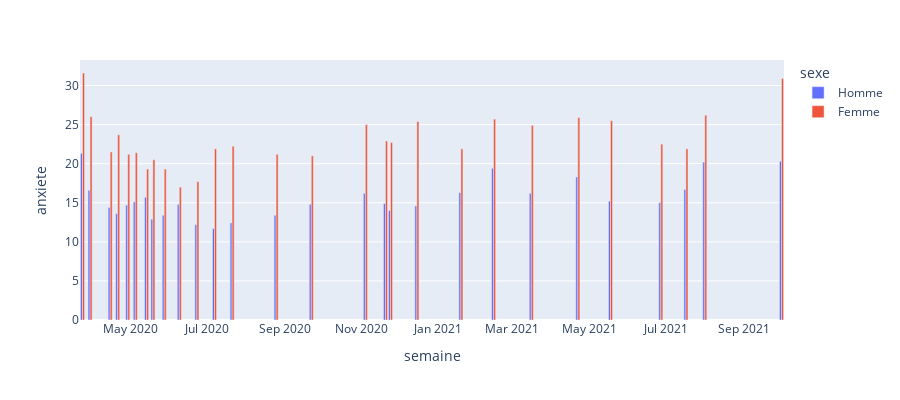

The cell this chart's notebook holds for it:
### Code cell
fig = px.bar(replaceInDf(SMparRegion), x="semaine", y="anxiete",
             color='sexe',barmode='group',height=400)
fig.show()

### Figure 1 — Plotly figure (JSON) as saved in the notebook; plotly's stock layout.template omitted (floating-point values rounded to 4 significant figures)
{"data": [{"alignmentgroup": "True", "hovertemplate": "sexe=Homme<br>semaine=%{x}<br>anxiete=%{y}<extra></extra>", "legendgroup": "Homme", "marker": {"color": "#636efa", "pattern": {"shape": ""}}, "name": "Homme", "offsetgroup": "Homme", "orientation": "v", "showlegend": true, "textposition": "auto", "type": "bar", "x": ["2020-03-24T00:00:00", "2020-03-30T00:00:00", "2020-04-15T00:00:00", "2020-04-21T00:00:00", "2020-04-29T00:00:00", "2020-05-05T00:00:00", "2020-05-14T00:00:00", "2020-05-19T00:00:00", "2020-05-28T00:00:00", "2020-06-09T00:00:00", "2020-06-23T00:00:00", "2020-07-07T00:00:00", "2020-07-21T00:00:00", "2020-08-25T00:00:00", "2020-09-22T00:00:00", "2020-11-20T00:00:00", "2020-11-04T00:00:00", "2020-11-24T00:00:00", "2020-12-15T00:00:00", "2021-01-19T00:00:00", "2021-02-14T00:00:00", "2021-03-16T00:00:00", "2021-04-22T00:00:00", "2021-05-18T00:00:00", "2021-06-27T00:00:00", "2021-07-17T00:00:00", "2021-08-01T00:00:00", "2021-10-01T00:00:00"], "xaxis": "x", "y": [21.3, 16.6, 14.4, 13.6, 14.7, 15.1, 15.7, 12.9, 13.4, 14.8, 12.2, 11.7, 12.42, 13.4, 14.8, 14.9, 16.2, 14, 14.6, 16.3, 19.4, 16.2, 18.3, 15.2, 15, 16.7, 20.2, 20.3], "yaxis": "y"}, {"alignmentgroup": "True", "hovertemplate": "sexe=Femme<br>semaine=%{x}<br>anxiete=%{y}<extra></extra>", "legendgroup": "Femme", "marker": {"color": "#EF553B", "pattern": {"shape": ""}}, "name": "Femme", "offsetgroup": "Femme", "orientation": "v", "showlegend": true, "textposition": "auto", "type": "bar", "x": ["2020-03-24T00:00:00", "2020-03-30T00:00:00", "2020-04-15T00:00:00", "2020-04-21T00:00:00", "2020-04-29T00:00:00", "2020-05-05T00:00:00", "2020-05-14T00:00:00", "2020-05-19T00:00:00", "2020-05-28T00:00:00", "2020-06-09T00:00:00", "2020-06-23T00:00:00", "2020-07-07T00:00:00", "2020-07-21T00:00:00", "2020-08-25T00:00:00", "2020-09-22T00:00:00", "2020-11-20T00:00:00", "2020-11-04T00:00:00", "2020-11-24T00:00:00", "2020-12-15T00:00:00", "2021-01-19T00:00:00", "2021-02-14T00:00:00", "2021-03-16T00:00:00", "2021-04-22T00:00:00", "2021-05-18T00:00:00", "2021-06-27T00:00:00", "2021-07-17T00:00:00", "2021-08-01T00:00:00", "2021-10-01T00:00:00"], "xaxis": "x", "y": [31.6, 26, 21.5, 23.7, 21.2, 21.4, 19.3, 20.5, 19.3, 17, 17.7, 21.9, 22.23, 21.2, 21, 22.9, 25, 22.7, 25.4, 21.9, 25.7, 24.9, 25.9, 25.5, 22.5, 21.9, 26.2, 30.9], "yaxis": "y"}], "layout": {"barmode": "group", "height": 400, "legend": {"title": {"text": "sexe"}, "tracegroupgap": 0}, "margin": {"t": 60}, "xaxis": {"anchor": "y", "domain": [0, 1], "title": {"text": "semaine"}}, "yaxis": {"anchor": "x", "domain": [0, 1], "title": {"text": "anxiete"}}}}
